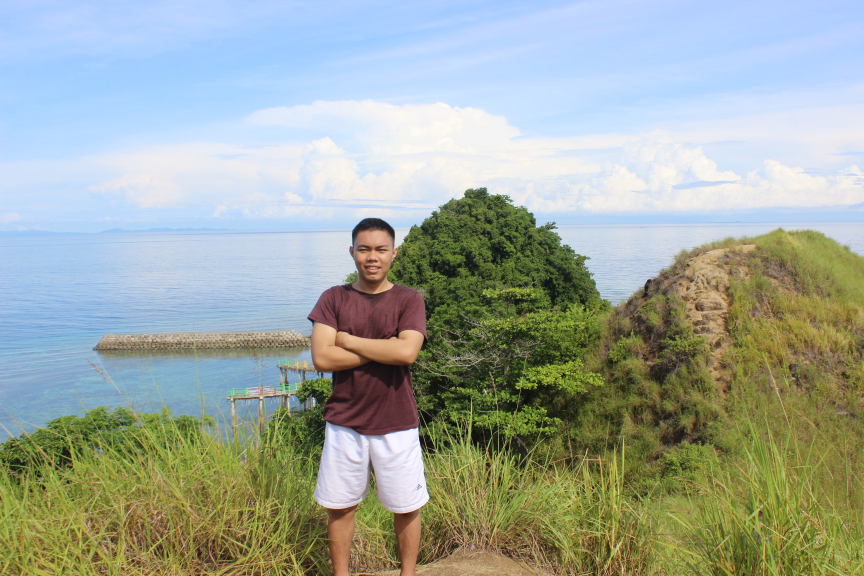
#> input picture gambar_tri.JPG, 2592 x 1728 px (shown at 1/3 size)
$ python GrayScale.py
#> lines starting #> are read from the running program, lines starting #| are printed output that depends on the picture
import cv2
import numpy as np

img = cv2.imread("gambar_tri.JPG")
#> img is the input picture: shape (1728, 2592, 3); mean B, G, R 157.2, 167.5, 158.1
img_1 = cv2.resize(img, (560, 340))
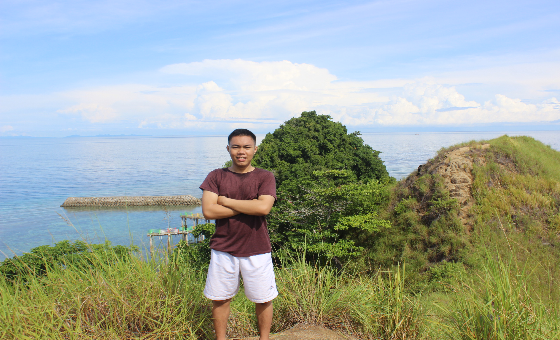
#> img_1: shape (340, 560, 3); mean B, G, R 157.1, 167.3, 157.9
gray = cv2.cvtColor(img_1, cv2.COLOR_BGR2GRAY)
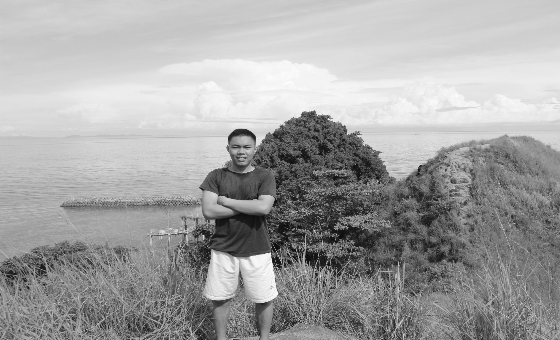
#> gray: shape (340, 560); min 11, max 253, mean 163.4

cv2.imshow("Gambar Tri Original", img_1)
cv2.imshow("Gambar Tri GraScale", gray)

cv2.waitKey(0)
cv2.destroyAllWindows()
